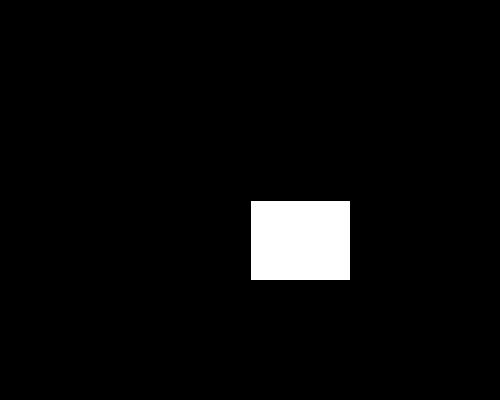
Frame 1 (no input)
Frame 60 (the mouse pressed at the canvas centre just before this capture): identical to frame 1, image omitted
Frame 120 (the mouse held since frame 60 and released just before this capture): identical to frame 1, image omitted

The Processing sketch that drew this single still picture (run headless with seeded random() and noise(); from frame 60 on, the mouse is pressed at the canvas centre):

// Processing sketch: Boilerplate
// ── Boilerplate.pde
// Global Variables
float buttonX, buttonY, buttonWidth, buttonHeight;
float rectDisplayX, rectDisplayY, rectDisplayWidth, rectDisplayHeight;
float circleX, circleY, circleWidth, circleHeight;
Boolean rectOn=false, circleOn=false;
color white=#000000;

void setup() {
  size(500, 400); //fullScreen(), displayWidth & displayHeight, leads to ScreenChecker()
  population();
  buttonX = width/2;
  buttonY = height/2;
  buttonWidth = width*1/5;
  buttonHeight = height*1/5;
  rectDisplayX = width*1/8;
  rectDisplayY = height*1/8;
  rectDisplayWidth = width*1/5;
  rectDisplayHeight = height*1/5;
  circleX = width*6/8;
  circleY = height*1/8;
  circleWidth = width*1/8;
  circleHeight = height*1/8;
}

void draw() {
  background(white);
  rect(buttonX, buttonY, buttonWidth, buttonHeight);
  if (rectOn == true && circleOn == false) rect(rectDisplayX, rectDisplayY, rectDisplayWidth, rectDisplayHeight);
  if (rectOn == false && circleOn == true) ellipse(circleX, circleY, circleWidth, circleHeight);
}//End draw()

void mousePressed() {
  // Booleans on and off
  println ("Before", rectOn, circleOn);
  if (mouseX>buttonX && mouseX<buttonX+buttonWidth && mouseY>buttonY && mouseY<buttonY+buttonHeight ) {
    if (rectOn == true) {
      rectOn = false;
      circleOn = true;
    } else {
      rectOn = true;
      circleOn = false;
    }
  }
  println ("After", rectOn, circleOn);
}

// ── Population.pde
void population() {
  
}
